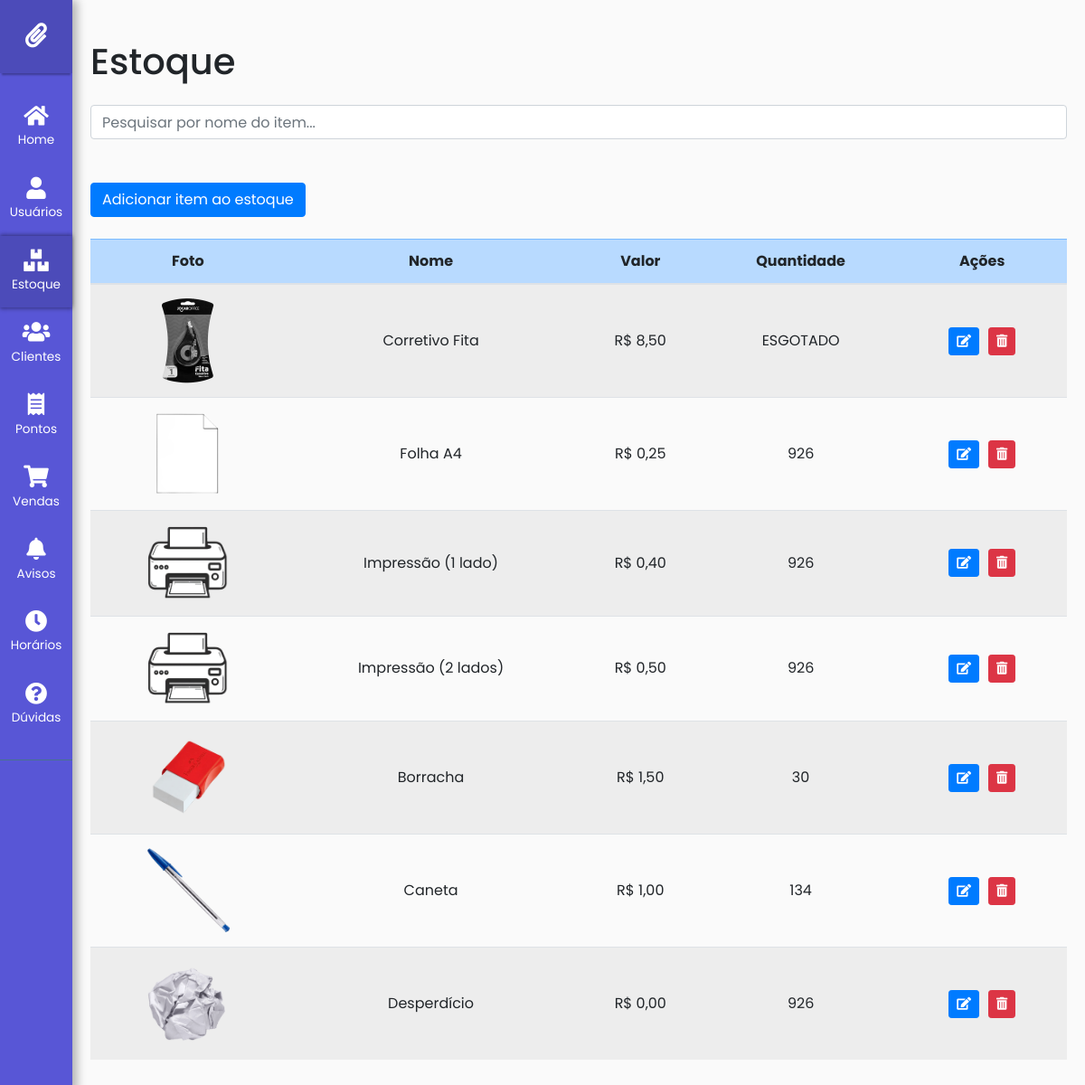
The app's page /estoque/ (signed in), older data.
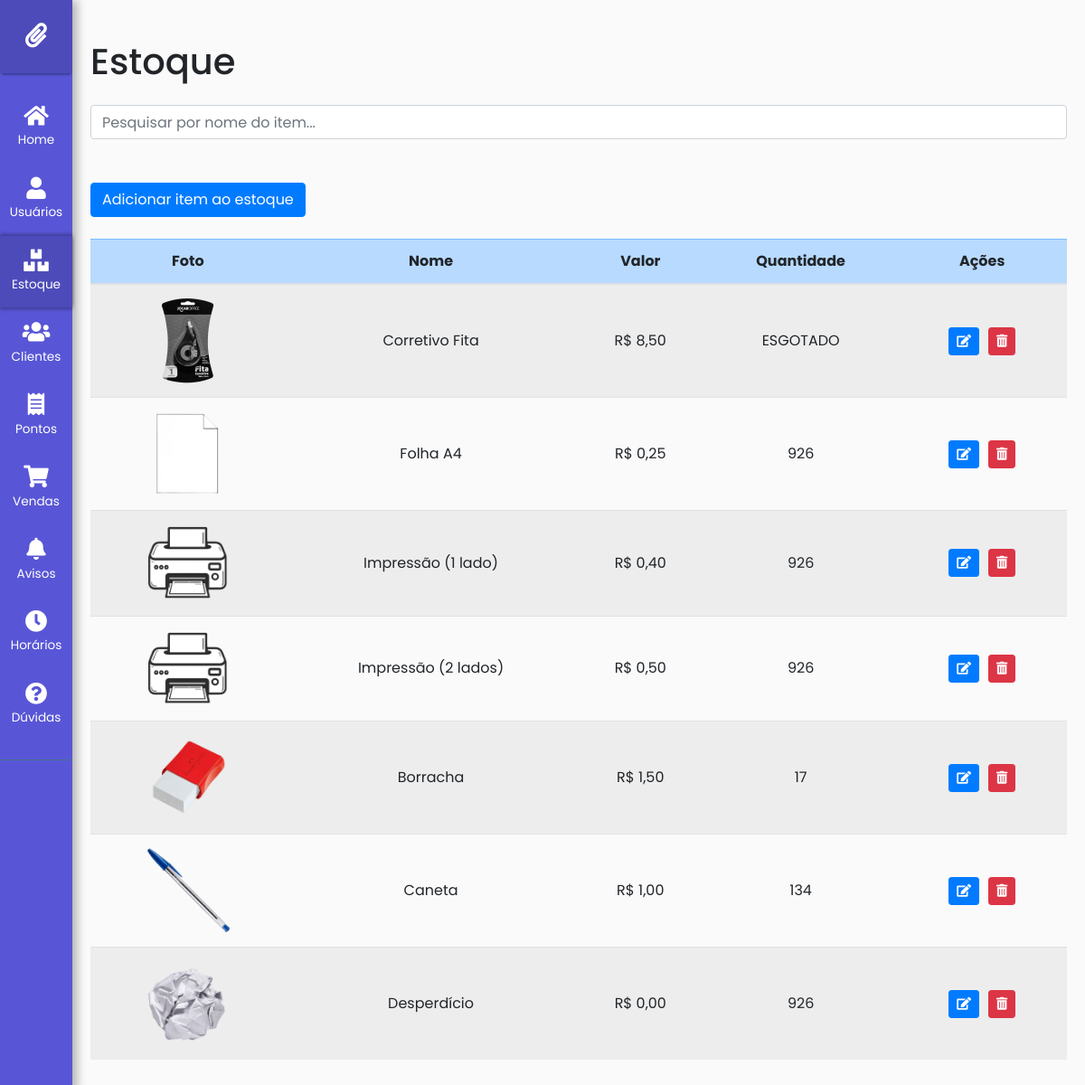
The same page, newer data.
### core/models.py (models this page shows, shortened)
class ItemEstoque(models.Model):
    nome = models.CharField(max_length=100)
    foto = models.ImageField(upload_to='estoque/', null=False, default='path/to/default/image.jpg')  # Definindo uma imagem padrão
    valor = models.DecimalField(max_digits=10, decimal_places=2)
    quantidade = models.IntegerField()
    prioridade = models.BooleanField(default=False)  # Campo de prioridade

### core/views.py (the view)
# urls.py: path('estoque/', views.listar_estoque_admin, name='listar-estoque-admin'),
@user_passes_test(is_admin)
def listar_estoque_admin(request):
    itens = ItemEstoque.objects.annotate(
        esgotado=Case(
            When(quantidade=0, then=0),
            default=1,
            output_field=IntegerField(),
        )
    ).order_by('esgotado', '-prioridade', 'nome')
    return TemplateResponse(request, 'core/estoque/listar_estoque_admin.html', {'itens': itens})

### core/views.py (called while the page is built)
def is_admin(user):
    return user.is_staff

### core/templates/core/estoque/listar_estoque_admin.html (shortened to what this page needs)
{% extends base_template %}
{% block body %}
    <div class="container">
        <h1 class="my-4">Estoque</h1>
        <div class="form-group mb-4">
            <input type="text" id="searchInput" class="form-control" placeholder="Pesquisar por nome do item..." onkeyup="filtrarItens()">
        </div>
        <button
            class="btn btn-primary my-4"
            data-toggle="modal"
            data-target="#modalAddItem">
            Adicionar item ao estoque
        </button>
        <div class="table-responsive">
            <table class="table table-striped table-hover">
                <thead class="table-primary">
                    <tr>
                        <th class="text-center">Foto</th>
                        <th class="text-center">Nome</th>
                        <th class="text-center">Valor</th>
                        <th class="text-center">Quantidade</th>
                        <th class="text-center">Ações</th>
                    </tr>
                </thead>
                <tbody>
                    {% for item in itens %}
                    <tr>
                        <td class="align-middle text-center">
                            {% if item.foto %}
                            <img src="{{ item.foto.url }}" alt="{{ item.nome }}" class="img-fluid {% if item.quantidade == 0 %}img-esgotado{% endif %}" style="max-width: 100px; max-height: 100px;">
                            {% else %}
                            <span>Sem imagem</span>
                            {% endif %}
                        </td>
                        <td class="align-middle text-center">{{ item.nome }}</td>
                        <td class="align-middle text-center">R$ {{ item.valor|floatformat:2 }}</td>
                        <td class="align-middle text-center">{% if item.quantidade == 0 %}ESGOTADO{% else %}{{ item.quantidade }}{% endif %}</td>
                        <td class="align-middle text-center">
                            <div class="d-flex justify-content-center">
                                <button class="btn btn-primary btn-sm btn-editItem" data-toggle="modal" data-target="#modalEditItem" data-id="{{ item.id }}" style="margin: 5px;">
                                    <i class="fas fa-edit"></i>
                                </button>
                                <button class="btn btn-danger btn-sm btn-RemoveItem" data-toggle="modal" data-target="#modalRemoveItem" data-id="{{ item.id }}" style="margin: 5px;">
                                    <i class="fas fa-trash-alt"></i>
                                </button>
                            </div>
                        </td>
                    </tr>
                    {% endfor %}
                </tbody>
            </table>
        </div>
    </div>
{% endblock %}

Row changes from the older to the newer data that the page shows:
changed ItemEstoque "Borracha": quantidade "30" → "17"
